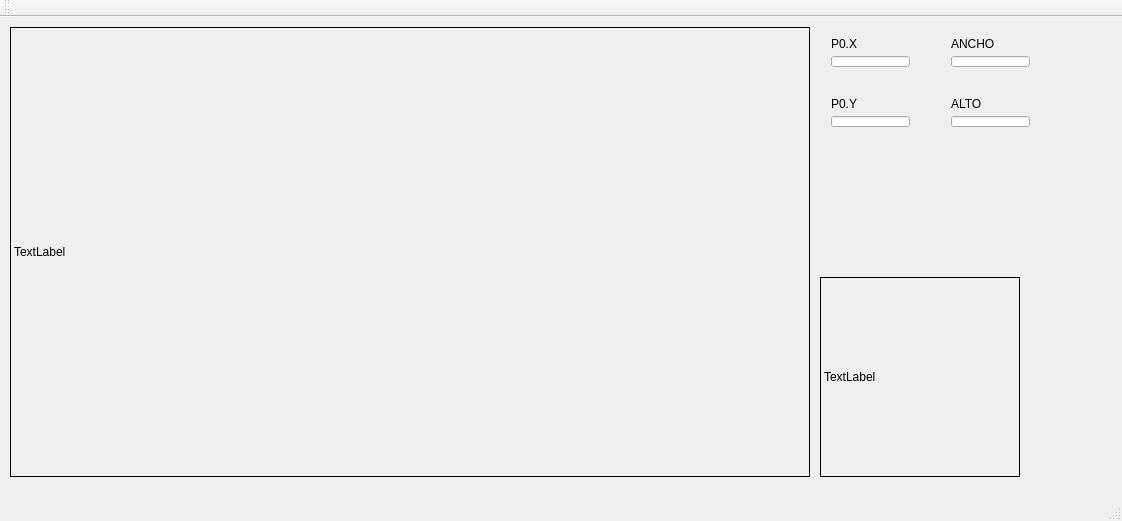
<?xml version="1.0" encoding="UTF-8"?>
<ui version="4.0">
 <class>MainWindow</class>
 <widget class="QMainWindow" name="MainWindow">
  <property name="geometry">
   <rect>
    <x>0</x>
    <y>0</y>
    <width>1122</width>
    <height>521</height>
   </rect>
  </property>
  <property name="windowTitle">
   <string>MainWindow</string>
  </property>
  <widget class="QWidget" name="centralWidget">
   <widget class="QLabel" name="label">
    <property name="geometry">
     <rect>
      <x>10</x>
      <y>10</y>
      <width>800</width>
      <height>450</height>
     </rect>
    </property>
    <property name="frameShape">
     <enum>QFrame::Box</enum>
    </property>
    <property name="text">
     <string>TextLabel</string>
    </property>
   </widget>
   <widget class="QWidget" name="verticalLayoutWidget">
    <property name="geometry">
     <rect>
      <x>820</x>
      <y>10</y>
      <width>101</width>
      <height>51</height>
     </rect>
    </property>
    <layout class="QVBoxLayout" name="verticalLayout">
     <item>
      <widget class="QLabel" name="label_2">
       <property name="text">
        <string>P0.X</string>
       </property>
      </widget>
     </item>
     <item>
      <widget class="QLineEdit" name="lineEditP0X"/>
     </item>
    </layout>
   </widget>
   <widget class="QWidget" name="verticalLayoutWidget_2">
    <property name="geometry">
     <rect>
      <x>820</x>
      <y>70</y>
      <width>101</width>
      <height>51</height>
     </rect>
    </property>
    <layout class="QVBoxLayout" name="verticalLayout_2">
     <item>
      <widget class="QLabel" name="label_3">
       <property name="text">
        <string>P0.Y</string>
       </property>
      </widget>
     </item>
     <item>
      <widget class="QLineEdit" name="lineEditP0Y"/>
     </item>
    </layout>
   </widget>
   <widget class="QWidget" name="verticalLayoutWidget_3">
    <property name="geometry">
     <rect>
      <x>940</x>
      <y>10</y>
      <width>101</width>
      <height>51</height>
     </rect>
    </property>
    <layout class="QVBoxLayout" name="verticalLayout_3">
     <item>
      <widget class="QLabel" name="label_4">
       <property name="text">
        <string>ANCHO</string>
       </property>
      </widget>
     </item>
     <item>
      <widget class="QLineEdit" name="lineEditANCHO"/>
     </item>
    </layout>
   </widget>
   <widget class="QWidget" name="verticalLayoutWidget_4">
    <property name="geometry">
     <rect>
      <x>940</x>
      <y>70</y>
      <width>101</width>
      <height>51</height>
     </rect>
    </property>
    <layout class="QVBoxLayout" name="verticalLayout_4">
     <item>
      <widget class="QLabel" name="label_5">
       <property name="text">
        <string>ALTO</string>
       </property>
      </widget>
     </item>
     <item>
      <widget class="QLineEdit" name="lineEditALTO"/>
     </item>
    </layout>
   </widget>
   <widget class="QLabel" name="labelRoi">
    <property name="geometry">
     <rect>
      <x>820</x>
      <y>260</y>
      <width>200</width>
      <height>200</height>
     </rect>
    </property>
    <property name="frameShape">
     <enum>QFrame::Box</enum>
    </property>
    <property name="frameShadow">
     <enum>QFrame::Plain</enum>
    </property>
    <property name="text">
     <string>TextLabel</string>
    </property>
   </widget>
  </widget>
  <widget class="QMenuBar" name="menuBar">
   <property name="geometry">
    <rect>
     <x>0</x>
     <y>0</y>
     <width>1122</width>
     <height>16</height>
    </rect>
   </property>
  </widget>
  <widget class="QToolBar" name="mainToolBar">
   <attribute name="toolBarArea">
    <enum>TopToolBarArea</enum>
   </attribute>
   <attribute name="toolBarBreak">
    <bool>false</bool>
   </attribute>
  </widget>
  <widget class="QStatusBar" name="statusBar"/>
 </widget>
 <layoutdefault spacing="6" margin="11"/>
 <resources/>
 <connections/>
</ui>
